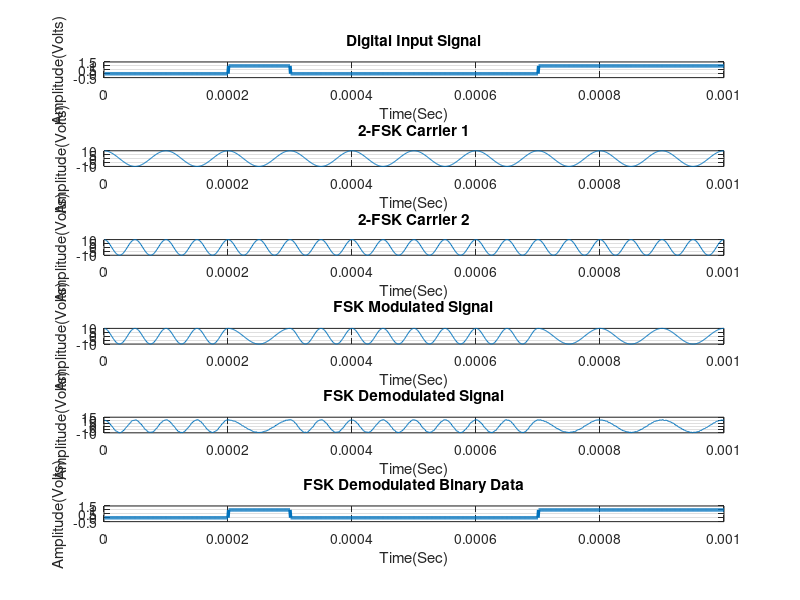

Recreate this plot in MATLAB.
% <<<<<<<<<<<<<<<<<<<< FSK Modulation and Demodulation >>>>>>>>>>>>>>>>>>>>

clc, clear all, close all;
% ******************* Digital/Binary input information ********************
  
% Binary information as stream of bits (binary signal 0 or 1)
x = randi(2, [1,10], 'int32') - 1; % auto generate the binary sequence
N = length(x);
Tb = 0.0001;   %Data rate = 1MHz i.e., bit period (second)
disp('Binary Input Information at Transmitter: ');
disp(x);

% ************* Represent input information as digital signal *************

% Tb: Thời gian truyền 1 bit
% nb: 1 bit được biểu diễn bởi nb signal (số mẫu lấy trong 1 chu kì truyền
% 1 bit)
% Tb/nb: thời gian truyền một signal

nb = 100;   % Digital signal per bit
digit = []; 
for n = 1:1:N
    if x(n) == 1;
       sig = ones(1,nb);
    else x(n) == 0;
        sig = zeros(1,nb);
    end
     digit = [digit sig];
end

t1 = Tb/nb : Tb/nb : nb*N*(Tb/nb);   % Time period
figure('Name','FSK Modulation And Demodulation','NumberTitle','off');
subplot(6,1,1);
plot(t1,digit,'LineWidth',2.5);
grid on;
axis([0 Tb*N -0.5 1.5]);
xlabel('Time(Sec)');
ylabel('Amplitude(Volts)');
title('Digital Input Signal');

% *************************** FSK Modulation *****************************
Ac = 10;      % Carrier amplitude for binary input
br = 1/Tb;    % Bit rate
Fc1 = br;      % Carrier phase for binary input '1'
Fc2 = br*2;     % Carrier phase for binary input '0' 

t2 = Tb/nb:Tb/nb:Tb;   % Signal time
mod = [];

for (i = 1:1:N)
    if (x(i) == 1)
        y = Ac*cos(2*pi*Fc1*t2);   % Modulation signal with carrier signal 1
    else
        y = Ac*cos(2*pi*Fc2*t2);   % Modulation signal with carrier signal 2
    end
    mod = [mod y];
end

t3 = Tb/nb:Tb/nb:Tb*N; % Time period

y1 = Ac*cos(2*pi*Fc1*t3); % carrier function 1
y2 = Ac*cos(2*pi*Fc2*t3); % carrier function 2

% plot carrier 1
subplot(6,1,2);
plot(t3,y1);
grid on;
xlabel('Time(Sec)');
ylabel('Amplitude(Volts)');
title('2-FSK Carrier 1');

% plot carrier 2
subplot(6,1,3);
plot(t3,y2);
grid on;
xlabel('Time(Sec)');
ylabel('Amplitude(Volts)');
title('2-FSK Carrier 2');

subplot(6,1,4);
plot(t3,mod);
grid on;
xlabel('Time(Sec)');
ylabel('Amplitude(Volts)');
title('FSK Modulated Signal');

%********************* Transmitted signal x ******************************
x = mod;
%********************* Channel model h and w *****************************
h = 1;   % Signal fading 
N0 = sqrt(10);
w = sqrt(N0/2) * rand(1, N*nb);   % Noise
%********************* Received signal y *********************************
y = h.*x + w;   % Convolution

subplot(6,1,5);
plot(t3,y);
grid on;
xlabel('Time(Sec)');
ylabel('Amplitude(Volts)');
title('FSK Demodulated Signal');

% *************************** FSK Demodulation ****************************
 
s = length(t2);
demod = [];
for n = s:s:length(y);
  t4 = Tb/nb:Tb/nb:Tb;        % Time period
  c1 = cos(2*pi*Fc1*t4);      % carrier signal for binary value '1'
  c2 = cos(2*pi*Fc2*t4);      % carrier siignal for binary value '0'
  mc1 = c1.*y((n-(s-1)):n);   % Convolution 
  mc2 = c2.*y((n-(s-1)):n);   % Convolution 
  t5 = Tb/nb:Tb/nb:Tb;
  z1 = trapz(t5,mc1);         % Intregation 
  z2 = trapz(t5,mc2);         % Intregation 
  rz1 = round(2*z1/Tb);
  rz2 = round(2*z2/Tb);
  if(rz1 > Ac/2);              % Logical condition 
    a = 1;
  else(rz2 > Ac/2);
    a = 0;
  end
  demod = [demod a];
end
disp('Demodulated Binary Information at Receiver: ');
disp(demod);
% ********** Represent demodulated information as digital signal **********
digit = [];
for n = 1:length(demod);
    if demod(n) == 1;
       sig = ones(1,nb);
    else demod(n) == 0;
        sig = zeros(1,nb);
    end
     digit = [digit sig];
end
t5 = Tb/nb:Tb/nb:nb*length(demod)*(Tb/nb);   % Time period
subplot(6,1,6);
plot(t5,digit,'LineWidth',2.5);grid on;
axis([0 Tb*length(demod) -0.5 1.5]);
xlabel('Time(Sec)');
ylabel('Amplitude(Volts)');
title('FSK Demodulated Binary Data');

% ************************** End of the program ***************************


